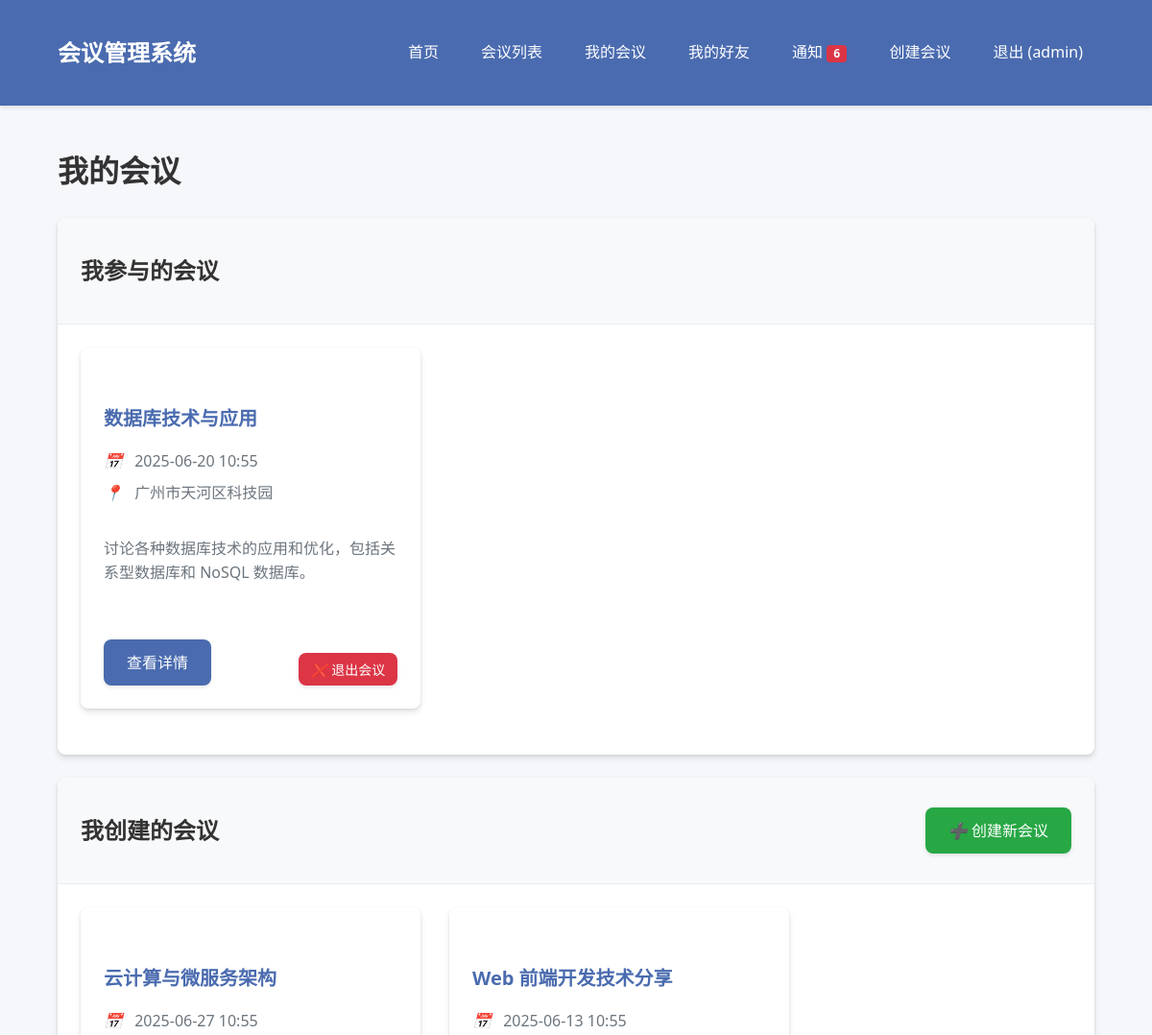
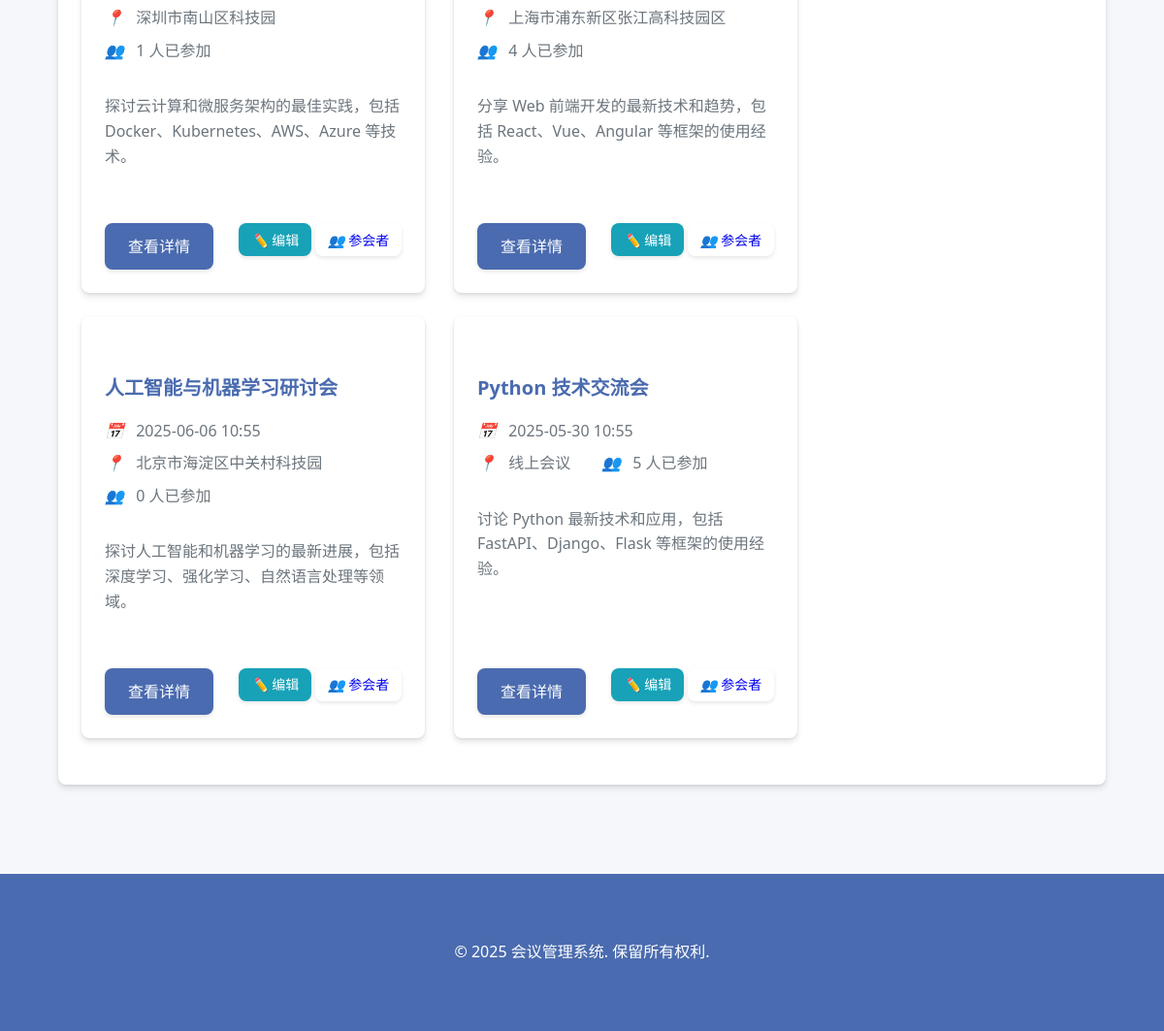
The page /api/my-conferences/ (signed in) on the database its author committed (2 pictures, top to bottom).
### app/database.py (models this page shows)
class User(Base):
    __tablename__ = "users"  # 数据库表名
    id = Column(Integer, primary_key=True, index=True)  # 用户ID，主键
    username = Column(String, unique=True, index=True)  # 用户名，唯一
    email = Column(String, unique=True, index=True)  # 电子邮箱，唯一
    hashed_password = Column(String)  # 哈希后的密码
    is_admin = Column(Boolean, default=False)  # 是否为管理员
    created_at = Column(DateTime, default=datetime.utcnow)  # 创建时间
    conferences = relationship("Conference", back_populates="creator")  # 用户创建的会议
    registrations = relationship("Registration", back_populates="user")  # 用户参加的会议
    sent_friendships = relationship("Friendship", foreign_keys="Friendship.user_id", back_populates="user")  # 发起的好友关系
    received_friendships = relationship("Friendship", foreign_keys="Friendship.friend_id", back_populates="friend")  # 接收的好友关系
    notifications = relationship("Notification", foreign_keys="Notification.user_id", back_populates="user")  # 用户的通知

class Conference(Base):
    __tablename__ = "conferences"  # 数据库表名
    id = Column(Integer, primary_key=True, index=True)  # 会议ID，主键
    title = Column(String, index=True)  # 会议标题
    description = Column(Text)  # 会议描述
    date = Column(DateTime)  # 会议日期
    location = Column(String)  # 会议地点
    created_at = Column(DateTime, default=datetime.utcnow)  # 创建时间
    creator_id = Column(Integer, ForeignKey("users.id"))  # 创建者ID，外键
    creator = relationship("User", back_populates="conferences")  # 会议创建者
    agenda_items = relationship("AgendaItem", back_populates="conference", cascade="all, delete-orphan")  # 会议议程项
    registrations = relationship("Registration", back_populates="conference", cascade="all, delete-orphan")  # 会议参与者

### app/routers/my_conferences.py (the view)
@router.get("/", response_class=HTMLResponse)
async def my_conferences(
    request: Request,
    db: Session = Depends(get_db),
):
    current_user = None
    token = request.cookies.get("access_token")
    if token and token.startswith("Bearer "):
        try:
            from app.dependencies import get_current_user
            current_user = await get_current_user(token.replace("Bearer ", ""), db)
        except:
            return RedirectResponse(url="/api/auth/login")
    else:
        return RedirectResponse(url="/api/auth/login")
    registrations = registration_crud.get_registrations_by_user(db, user_id=current_user.id)
    registered_conferences = []
    for registration in registrations:
        conference = conference_crud.get_conference(db, conference_id=registration.conference_id)
        if conference:
            registered_conferences.append(conference)
    created_conferences = []
    if current_user.is_admin:
        created_conferences = conference_crud.get_conferences_by_creator(db, creator_id=current_user.id)
    unread_notification_count = notification_crud.get_unread_notification_count(db, current_user.id)
    return templates.TemplateResponse(
        "user/my_conferences.html",
        {
            "request": request,
            "current_user": current_user,
            "registered_conferences": registered_conferences,
            "created_conferences": created_conferences,
            "unread_notification_count": unread_notification_count,
        },
    )

### app/templates/user/my_conferences.html (shortened to what this page needs)
{% extends "base.html" %}
{% block content %}
<div class="page-transition">
    <h1 class="mb-4">我的会议</h1>
    <div class="card mb-4">
        <div class="card-header">
            <h2>我参与的会议</h2>
        </div>
        <div class="card-body">
            {% if registered_conferences %}
                <div class="row">
                    {% for conference in registered_conferences %}
                        <div class="col-md-4 mb-4">
                            <div class="card conference-card">
                                <div class="card-body">
                                    <h5 class="card-title">{{ conference.title }}</h5>
                                    <div class="card-text">
                                        <div class="conference-meta">
                                            <div class="conference-meta-item">
                                                <i class="fa fa-calendar"></i>
                                                {{ conference.date.strftime('%Y-%m-%d %H:%M') }}
                                            </div>
                                            <div class="conference-meta-item">
                                                <i class="fa fa-map-marker"></i>
                                                {{ conference.location }}
                                            </div>
                                        </div>
                                        <p>{{ conference.description[:100] }}{% if conference.description|length > 100 %}...{% endif %}</p>
                                    </div>
                                    <div class="d-flex justify-content-between">
                                        <a href="/api/conferences/{{ conference.id }}" class="btn btn-primary">查看详情</a>
                                        <a href="/api/registrations/unregister/{{ conference.id }}" class="btn btn-danger btn-sm delete-btn" data-confirm-message="确定要退出此会议吗？">
                                            <i class="fa fa-times"></i> 退出会议
                                        </a>
                                    </div>
                                </div>
                            </div>
                        </div>
                    {% endfor %}
                </div>
            {% else %}
                <div class="alert alert-info">
                    您尚未参加任何会议。<a href="/api/conferences/">浏览会议列表</a>
                </div>
            {% endif %}
        </div>
    </div>
    {% if current_user.is_admin %}
        <div class="card">
            <div class="card-header d-flex justify-content-between align-items-center">
                <h2>我创建的会议</h2>
                <a href="/api/conferences/create" class="btn btn-success">
                    <i class="fa fa-plus"></i> 创建新会议
                </a>
            </div>
            <div class="card-body">
                {% if created_conferences %}
                    <div class="row">
                        {% for conference in created_conferences %}
                            <div class="col-md-4 mb-4">
                                <div class="card conference-card">
                                    <div class="card-body">
                                        <h5 class="card-title">{{ conference.title }}</h5>
                                        <div class="card-text">
                                            <div class="conference-meta">
                                                <div class="conference-meta-item">
                                                    <i class="fa fa-calendar"></i>
                                                    {{ conference.date.strftime('%Y-%m-%d %H:%M') }}
                                                </div>
                                                <div class="conference-meta-item">
                                                    <i class="fa fa-map-marker"></i>
                                                    {{ conference.location }}
                                                </div>
                                                <div class="conference-meta-item">
                                                    <i class="fa fa-users"></i>
                                                    {{ conference.registrations|length }} 人已参加
                                                </div>
                                            </div>
                                            <p>{{ conference.description[:100] }}{% if conference.description|length > 100 %}...{% endif %}</p>
                                        </div>
                                        <div class="d-flex justify-content-between">
                                            <a href="/api/conferences/{{ conference.id }}" class="btn btn-primary">查看详情</a>
                                            <div>
                                                <a href="/api/conferences/{{ conference.id }}/edit" class="btn btn-info btn-sm">
                                                    <i class="fa fa-edit"></i> 编辑
                                                </a>
                                                <a href="/api/registrations/attendees/{{ conference.id }}" class="btn btn-secondary btn-sm">
                                                    <i class="fa fa-users"></i> 参会者
                                                </a>
                                            </div>
                                        </div>
                                    </div>
                                </div>
                            </div>
                        {% endfor %}
                    </div>
                {% else %}
                    <div class="alert alert-info">
                        您尚未创建任何会议。<a href="/api/conferences/create">创建第一个会议</a>
                    </div>
                {% endif %}
            </div>
        </div>
    {% endif %}
</div>
{% endblock %}

### app/templates/base.html (shortened to what this page needs)
<!DOCTYPE html>
<html lang="zh-CN">
<head>
    <link rel="stylesheet" href="{{ url_for('static', path='/css/styles.css') }}">
</head>
<body>
    <header>
        <div class="container">
            <a href="/" class="logo">会议管理系统</a>
            <nav>
                <ul>
                    <li><a href="/">首页</a></li>
                    <li><a href="/api/conferences/">会议列表</a></li>
                    {% if current_user %}
                        <li><a href="/api/my-conferences/">我的会议</a></li>
                        <li><a href="/api/friends/">我的好友</a></li>
                        <li>
                            <a href="/api/notifications/">
                                通知
                                {% if unread_notification_count and unread_notification_count > 0 %}
                                    <span class="badge badge-danger">{{ unread_notification_count }}</span>
                                {% endif %}
                            </a>
                        </li>
                        {% if current_user.is_admin %}
                            <li><a href="/api/conferences/create">创建会议</a></li>
                        {% endif %}
                        <li><a href="/api/auth/logout">退出 ({{ current_user.username }})</a></li>
                    {% else %}
                        <li><a href="/api/auth/login">登录</a></li>
                        <li><a href="/api/auth/register">注册账号</a></li>
                    {% endif %}
                </ul>
            </nav>
        </div>
    </header>
    <main class="container">
        {% block content %}{% endblock %}
    </main>
    <footer>
        <div class="container">
            <p>&copy; 2025 会议管理系统. 保留所有权利.</p>
        </div>
    </footer>
</body>
</html>

### app/static/css/styles.css (style rules this page uses)
:root { --primary-color: #4a6baf; --primary-hover: #3a5a9f; --secondary-color: #6c757d; --success-color: #28a745; --danger-color: #dc3545; --warning-color: #ffc107; --info-color: #17a2b8; --light-color: #f8f9fa; --dark-color: #343a40; --body-bg: #f5f7fa; --card-shadow: 0 4px 6px rgba(0, 0, 0, 0.1), 0 1px 3px rgba(0, 0, 0, 0.08); --transition-speed: 0.3s; --border-radius: 0.5rem; }
body { font-family: 'Segoe UI', Tahoma, Geneva, Verdana, sans-serif; line-height: 1.6; margin: 0; padding: 0; color: #333; background-color: var(--body-bg); transition: background-color var(--transition-speed); }
.container { width: 90%; max-width: 1200px; margin: 0 auto; padding: 20px; }
header { background-color: var(--primary-color); color: #fff; padding: 1rem 0; box-shadow: 0 2px 4px rgba(0, 0, 0, 0.1); position: sticky; top: 0; z-index: 1000; }
header .container { display: flex; justify-content: space-between; align-items: center; }
.logo { font-size: 1.5rem; font-weight: bold; text-decoration: none; color: #fff; transition: transform var(--transition-speed); }
nav ul { display: flex; list-style: none; margin: 0; padding: 0; }
nav ul li { margin-left: 20px; position: relative; }
nav ul li a { color: #fff; text-decoration: none; transition: all var(--transition-speed); padding: 0.5rem 0.75rem; border-radius: var(--border-radius); }
.btn { display: inline-block; font-weight: 500; text-align: center; white-space: nowrap; vertical-align: middle; user-select: none; border: none; padding: 0.75rem 1.5rem; font-size: 1rem; line-height: 1.5; border-radius: var(--border-radius); transition: all var(--transition-speed); cursor: pointer; text-decoration: none; box-shadow: 0 2px 4px rgba(0, 0, 0, 0.1); }
.btn-primary { color: #fff; background-color: var(--primary-color); }
.btn-danger { color: #fff; background-color: var(--danger-color); }
.btn-success { color: #fff; background-color: var(--success-color); }
.btn-info { color: #fff; background-color: var(--info-color); }
.btn-sm { padding: 0.4rem 0.8rem; font-size: 0.875rem; }
.card { background-color: #fff; border-radius: var(--border-radius); box-shadow: var(--card-shadow); margin-bottom: 1.5rem; overflow: hidden; transition: transform var(--transition-speed), box-shadow var(--transition-speed); }
.card-header { padding: 1rem 1.5rem; background-color: #f8f9fa; border-bottom: 1px solid #e9ecef; font-weight: 600; }
.card-body { padding: 1.5rem; }
.card-title { margin-bottom: 1rem; font-size: 1.25rem; color: var(--primary-color); }
.card-text { margin-bottom: 1rem; color: var(--secondary-color); }
footer { background-color: var(--primary-color); color: #fff; padding: 2rem 0; margin-top: 3rem; text-align: center; }
.row { display: flex; flex-wrap: wrap; margin-right: -15px; margin-left: -15px; }
.col-md-4 { flex: 0 0 33.333333%; max-width: 33.333333%; padding-right: 15px; padding-left: 15px; }
.justify-content-between { justify-content: space-between; }
.align-items-center { align-items: center; }
.d-flex { display: flex; }
.mb-4 { margin-bottom: 1.5rem; }
.badge { display: inline-block; padding: 0.25em 0.6em; font-size: 75%; font-weight: 700; line-height: 1; text-align: center; white-space: nowrap; vertical-align: baseline; border-radius: 0.25rem; transition: color 0.15s ease-in-out, background-color 0.15s ease-in-out, border-color 0.15s ease-in-out, box-shadow 0.15s ease-in-out; }
.badge-danger { color: #fff; background-color: var(--danger-color); }
.page-transition { animation: fadeIn 0.5s ease-in-out; }
.conference-card { height: 100%; display: flex; flex-direction: column; }
.conference-card .card-body { flex: 1; display: flex; flex-direction: column; }
.conference-card .card-text { flex: 1; }
.conference-card .btn { margin-top: auto; }
.conference-meta { display: flex; flex-wrap: wrap; margin-bottom: 1.5rem; }
.conference-meta-item { margin-right: 2rem; margin-bottom: 0.5rem; }
.conference-meta-item i { margin-right: 0.5rem; color: var(--primary-color); }

### rows shown on the page
User: username "admin"
Conference: title "数据库技术与应用", date "2025-06-20 10:55", location "广州市天河区科技园", description "讨论各种数据库技术的应用和优化，包括关系型数据库和 NoSQL 数据库。"
Conference: title "云计算与微服务架构", date "2025-06-27 10:55", location "深圳市南山区科技园", registrations|length "1", description "探讨云计算和微服务架构的最佳实践，包括 Docker、Kubernetes、AWS、Azure 等技术。"
Conference: title "Web 前端开发技术分享", date "2025-06-13 10:55", location "上海市浦东新区张江高科技园区", registrations|length "4", description "分享 Web 前端开发的最新技术和趋势，包括 React、Vue、Angular 等框架的使用经验。"
Conference: title "人工智能与机器学习研讨会", date "2025-06-06 10:55", location "北京市海淀区中关村科技园", registrations|length "0", description "探讨人工智能和机器学习的最新进展，包括深度学习、强化学习、自然语言处理等领域。"
Conference: title "Python 技术交流会", date "2025-05-30 10:55", location "线上会议", registrations|length "5", description "讨论 Python 最新技术和应用，包括 FastAPI、Django、Flask 等框架的使用经验。"

### other values the page prints
{{ unread_notification_count }} "6"
